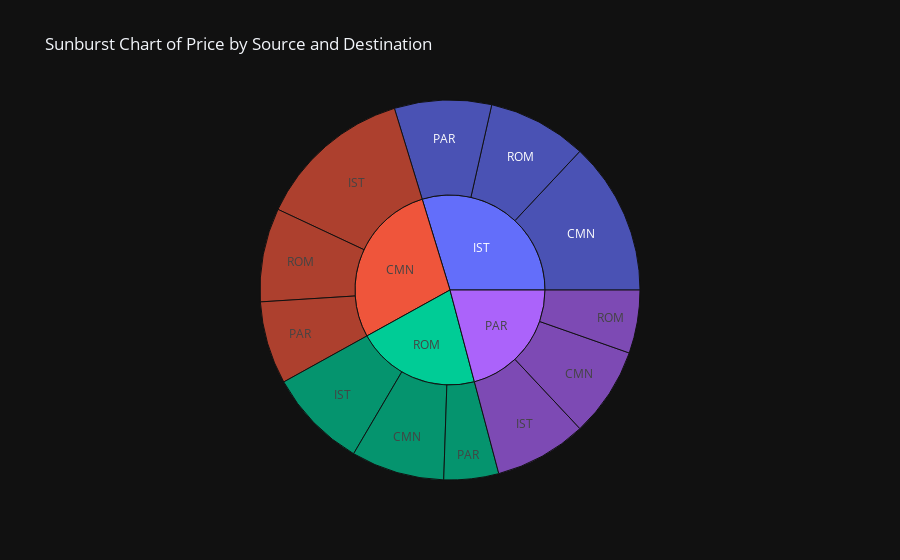

Notebook code cell kept with this figure:
### Code cell
import plotly.express as px

# Assuming your DataFrame is named 'data'
fig = px.sunburst(data, 
                  path=['Source', 'Destination'], 
                  values='Price',
                  title='Sunburst Chart of Price by Source and Destination',
                  template='plotly_dark')

fig.show()

### Figure 1 — Plotly figure (JSON) as saved in the notebook; plotly's stock layout.template omitted (floating-point values rounded to 4 significant figures)
{"data": [{"branchvalues": "total", "domain": {"x": [0, 1], "y": [0, 1]}, "hovertemplate": "labels=%{label}<br>Price=%{value}<br>parent=%{parent}<br>id=%{id}<extra></extra>", "ids": ["IST/CMN", "PAR/CMN", "ROM/CMN", "CMN/IST", "PAR/IST", "ROM/IST", "CMN/PAR", "IST/PAR", "ROM/PAR", "CMN/ROM", "IST/ROM", "PAR/ROM", "CMN", "IST", "PAR", "ROM"], "labels": ["CMN", "CMN", "CMN", "IST", "IST", "IST", "PAR", "PAR", "PAR", "ROM", "ROM", "ROM", "CMN", "IST", "PAR", "ROM"], "name": "", "parents": ["IST", "PAR", "ROM", "CMN", "PAR", "ROM", "CMN", "IST", "ROM", "CMN", "IST", "PAR", "", "", "", ""], "type": "sunburst", "values": [2733000.0, 1603000.0, 1667000.0, 2791000.0, 1648000.0, 1782000.0, 1478000.0, 1733000.0, 978432, 1673000.0, 1773000.0, 1129000.0, 5942000.0, 6239000.0, 4379000.0, 4427000.0]}], "layout": {"legend": {"tracegroupgap": 0}, "title": {"text": "Sunburst Chart of Price by Source and Destination"}}}
